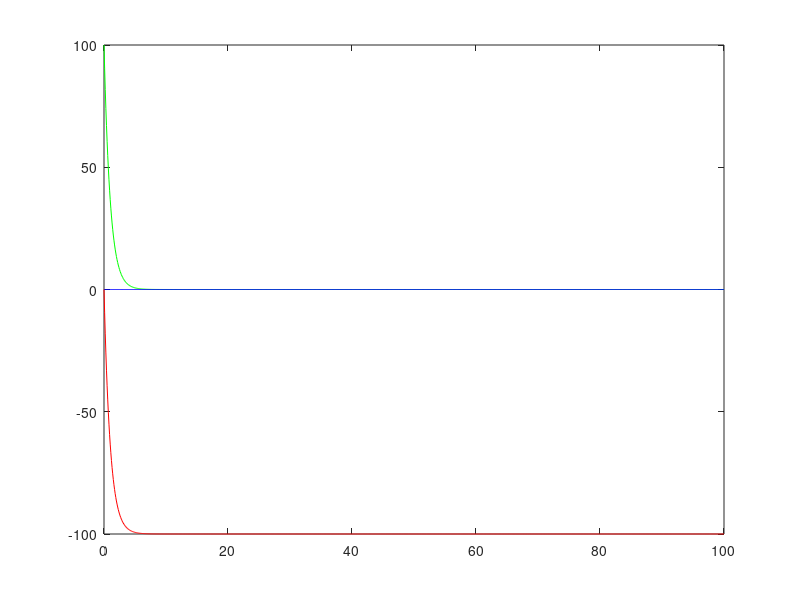

Write MATLAB code to recreate this figure.
%%% Script for state space representation assignment. See the step response
%%% of a square wave with period 75 and amplitude 1. State Space model is
%%% given by the assignment. 
clear
close all
clc
%% State Space model
A = [-1,0,0;0,0,0;-1,1,0];
B = [1;0;0];
C = [0,0,1];
D = 0;
sys = ss(A,B,C,D);
%% Initial conditions
X(:,1) = [100;0;0];
y(1) = 0;
%% Input system
Time = 100;
Hz = 10;
samples = Time*Hz;
t = linspace(0,Time,samples);
u = zeros(1,samples);
%% System
[y2,T,X] = lsim(sys,u,t,X);
%% Plotting
figure
plot(t,X(:,1),'g',t,X(:,2),'b',t,X(:,3),'r')
